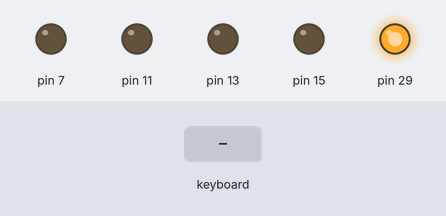
A program run on a simulated Raspberry Pi (header pin numbers). Parts: output pins drawn as LEDs (lit = HIGH). The inputs (shaded band) are chosen by the test bench. The clock reads 2024-03-15 10:24:30 at power-on unless the program sets it; the camera gives no picture and a still takes 0.5 s.

Above: at 5.2 s.
5.3 s: key up typed on the keyboard
At 5.8 s:
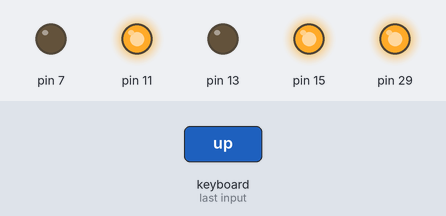
6.8 s: key "r" typed on the keyboard
At 8.0 s:
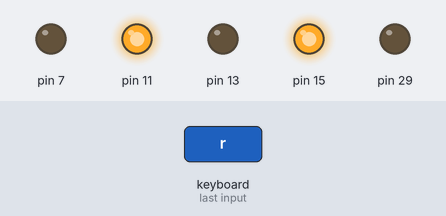
8.3 s: key down typed on the keyboard
At 9.3 s:
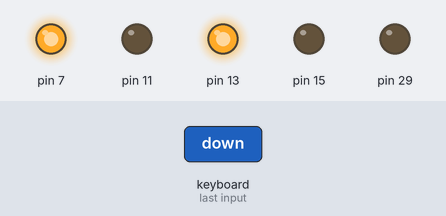
9.8 s: key "t" typed on the keyboard
At 10.5 s:
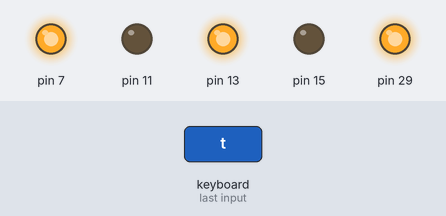
11.3 s: key right typed on the keyboard
At 11.6 s:
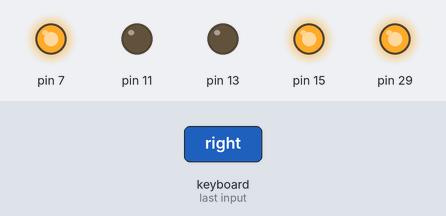
12.8 s: key left typed on the keyboard
At 13.9 s:
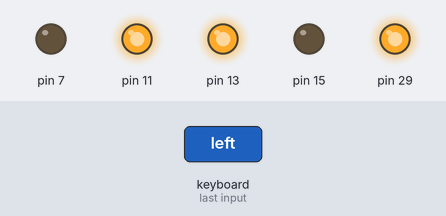
Timing chart, 0 to 15.3 s (numbered marks = the images above; inputs shaded):
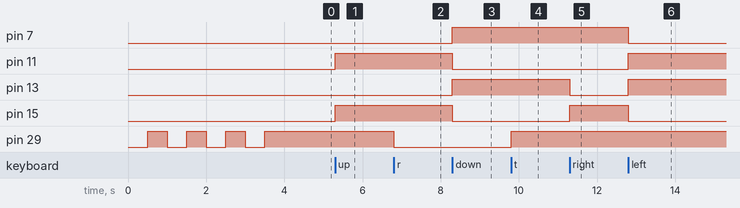

Measured:
- after the input at 5.3 s, pin 11, pin 15: LOW → HIGH at once
- after the input at 6.8 s, pin 29: HIGH → LOW at once
- after the input at 8.3 s, pin 7, pin 13: LOW → HIGH at once; pin 11, pin 15: HIGH → LOW at once
- after the input at 9.8 s, pin 29: LOW → HIGH at once
- after the input at 11.3 s, pin 13: HIGH → LOW at once; pin 15: LOW → HIGH at once
- after the input at 12.8 s, pin 7, pin 15: HIGH → LOW at once; pin 11, pin 13: LOW → HIGH at once

The program:

buggyee.py
```python
# import curses and GPIO
import curses
import RPi.GPIO as GPIO
import os  # added so we can shut down OK
import time  # import time module
import subprocess


# import picamera and datetime (to use in unique file naming)
from picamera import PiCamera
from datetime import datetime

# setup camera
camera = PiCamera()
camera.resolution = (1280, 720)
camera.framerate = (25)

record = 0  # set up a variable to be set to 1 when recording

# set GPIO numbering mode and define output pins
GPIO.setmode(GPIO.BOARD)
GPIO.setup(7, GPIO.OUT)
GPIO.setup(11, GPIO.OUT)
GPIO.setup(13, GPIO.OUT)
GPIO.setup(15, GPIO.OUT)
GPIO.setup(29, GPIO.OUT)

def liftArm():
    for i in range(50, 90):
        subprocess.call("echo 2=" + str(i) + "/dev/servoblaster", shell = True)
        time.sleep(.05)
def lowerArm():
    for i in reserved(range(50, 90)):
        subprocess.call("echo 2=" + str(i) + "/dev/servoblaster", shell=True)
        time.sleep(.05)
# flashes LEDs when all running, and also lets camera settle
for x in range(1, 5):
    GPIO.output(29, False)
    time.sleep(0.5)
    GPIO.output(29, True)
    time.sleep(0.5)

# Get the curses window, turn off echoing of keyboard to screen, turn on
# instant (no waiting) key response, and use special values for cursor keys
screen = curses.initscr()
curses.noecho()
curses.cbreak()
screen.keypad(True)


try:
    while True:
        char = screen.getch()
        if char == ord('q'):
            break
        if char == ord('S'):  # Added for shutdown on capital S
            os.system('sudo shutdown now')  # shutdown right now!
        elif char == ord('r'):
            if record == 0:
                record = 1
                moment = datetime.now()
                GPIO.output(29, False)
                camera.start_recording(
                    '/home/pi/Videos/vid_%02d_%02d_%02d.mjpg' % (moment.hour, moment.minute, moment.second))
        elif char == ord('t'):
            if record == 1:
                record = 0
                GPIO.output(29, True)
                camera.stop_recording()
        elif char == curses.KEY_UP:
            GPIO.output(7, False)
            GPIO.output(11, True)
            GPIO.output(13, False)
            GPIO.output(15, True)
        elif char == curses.KEY_DOWN:
            GPIO.output(7, True)
            GPIO.output(11, False)
            GPIO.output(13, True)
            GPIO.output(15, False)
        elif char == curses.KEY_RIGHT:
            GPIO.output(7, True)
            GPIO.output(11, False)
            GPIO.output(13, False)
            GPIO.output(15, True)
        elif char == curses.KEY_LEFT:
            GPIO.output(7, False)
            GPIO.output(11, True)
            GPIO.output(13, True)
            GPIO.output(15, False)
        elif char == 10:
            GPIO.output(7, False)
            GPIO.output(11, False)
            GPIO.output(13, False)
            GPIO.output(15, False)


finally:
    # Close down curses properly, inc turn echo back on!

    curses.nocbreak();
    screen.keypad(0);
    curses.echo()
    curses.endwin()
    camera.stop_recording()
    GPIO.cleanup()
```
